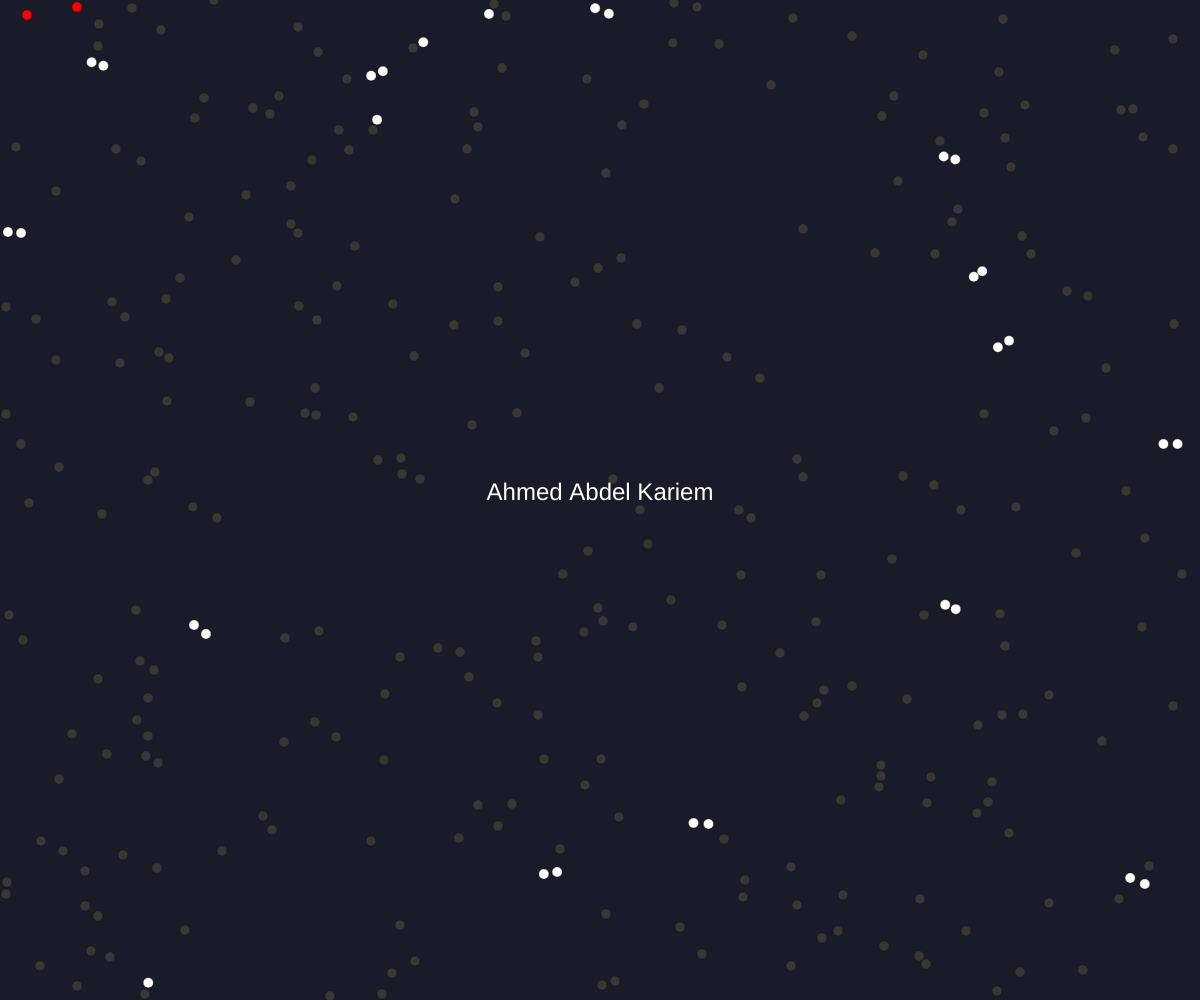
Frame 1 (no input)
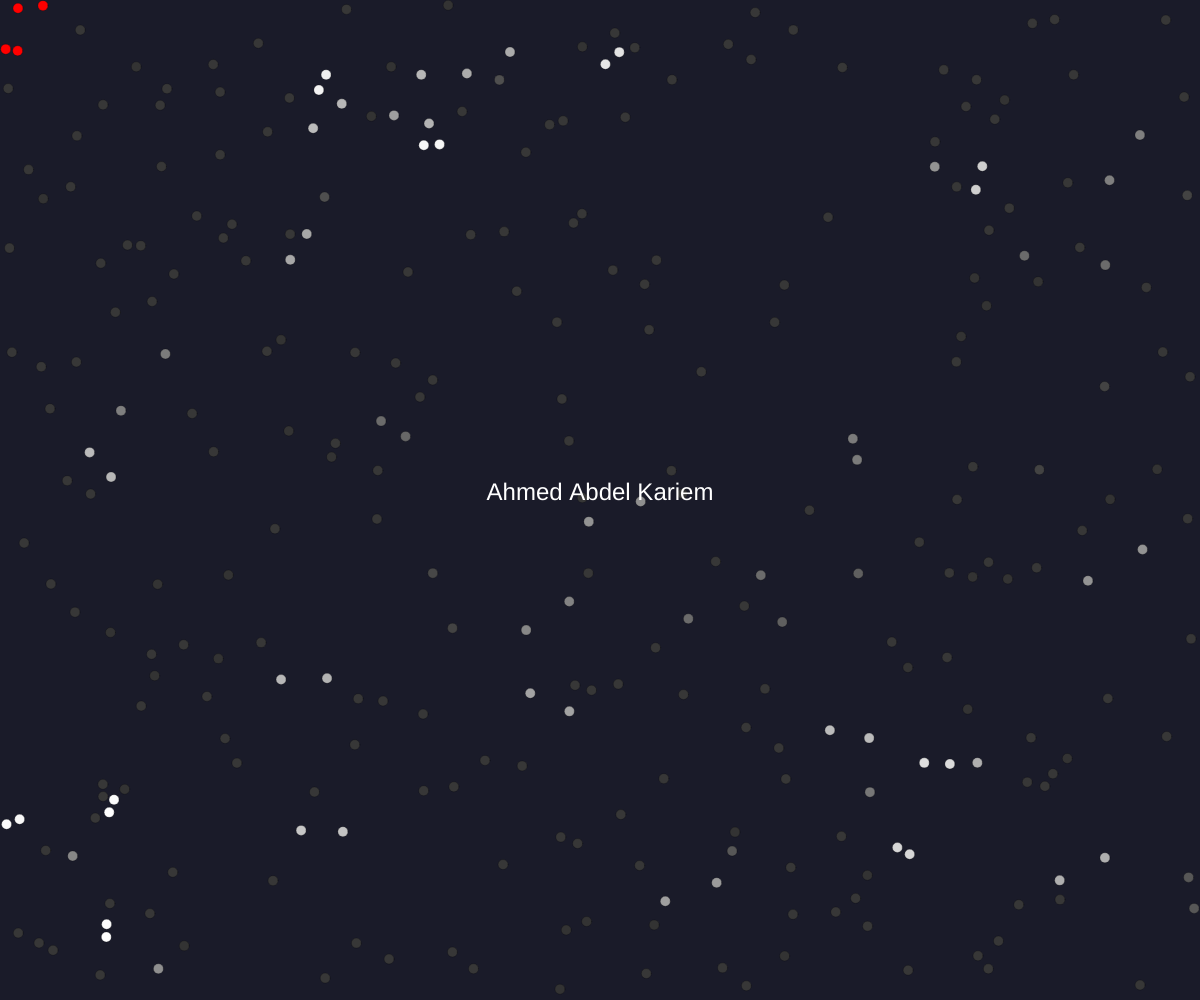
Frame 60 (no input)
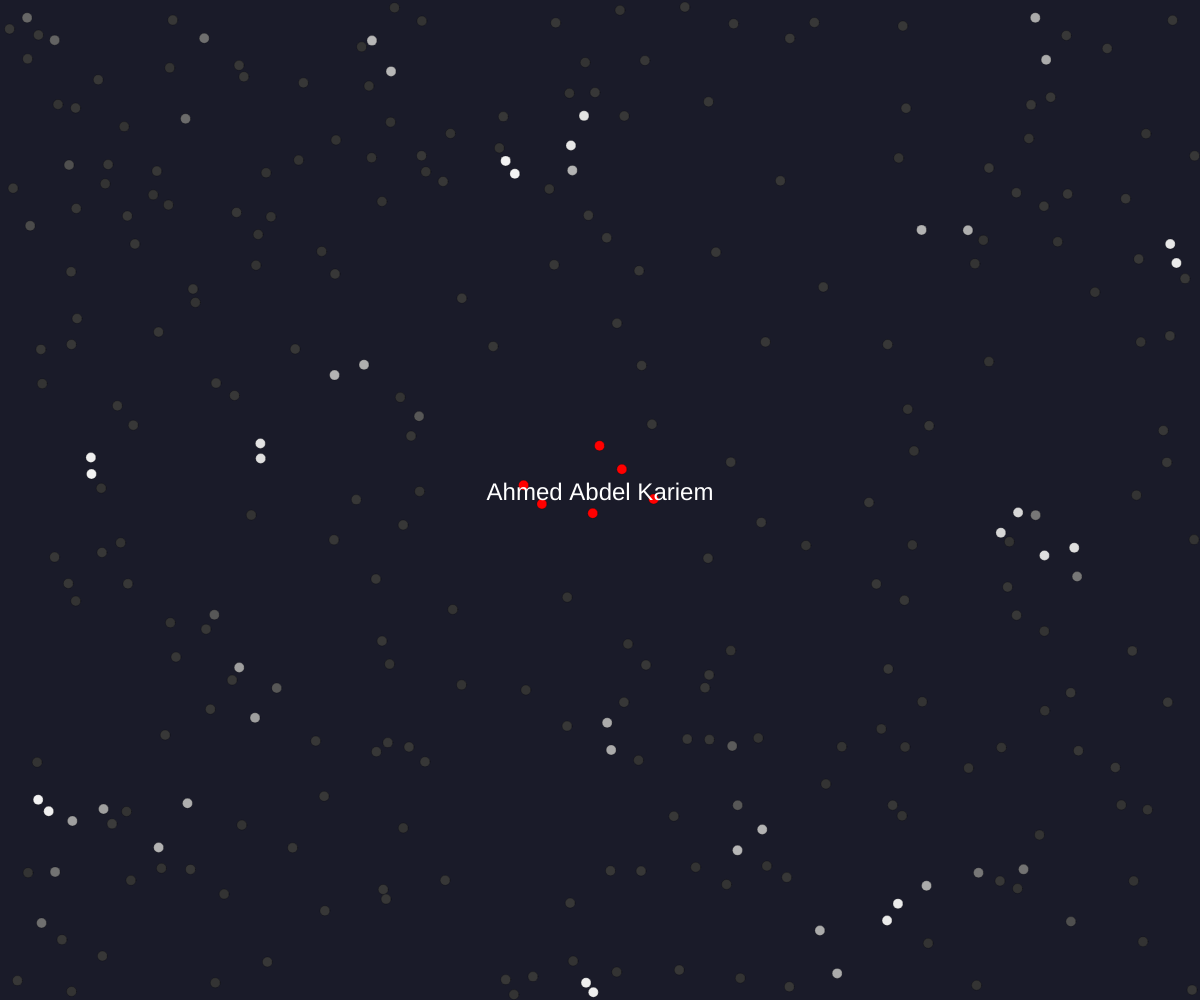
Frame 120 (the mouse pressed at the canvas centre since frame 60)

The p5.js sketch that drew these frames (run headless with seeded random() and noise() and a simulated clock; from frame 60 on, the mouse is pressed at the canvas centre):

// p5.js sketch
// ── sketch.js

let width = innerWidth;
let higth = innerHeight;
const size = 10;
const amount = 300;
const particals = [];

function setup() {
  createCanvas(width, higth);
  for (let i = 0; i < amount; i++) {
    particals.push(new smasher());
  }
}

let May_Collide = [];

function draw() {
  
  background(26, 27, 41);
  
  particals.sort((ball1,ball2)=>{
    return ball1.position.x-ball2.position.x;
  })

  let j;
  
  for(let i = 0; i<particals.length; i++){
    
    
    if (particals[i].color >= 55 && particals[i].color <= 255) { particals[i].color -= 4 }
    // try to use a while loop instead to make it run smoother
    for(j = 0; j<particals.length; j++){
      if(i!=j && abs(particals[i].position.x-particals[j].position.x)<=particals[j].radius + particals[i].radius && particals[j].intersection(particals[i])){
        collision_res(particals[i], particals[j]);
        stack_preventer(particals[i], particals[j]);
      }
    }
    

    mouse_collision_res(particals[i]);
    particals[i].display();
    particals[i].update();
  }
  
  strokeWeight(40);
  fill(255);
  textAlign(CENTER);
  textSize(24);
  textFont("arial");
  text("Ahmed Abdel Kariem", width/2, higth/2);
}

function windowResized() {
  resizeCanvas(innerWidth, innerHeight);
  width=innerWidth;
  height=innerHeight;
}

function collision_res(ball1, ball2) {
  let postPos = p5.Vector.sub(ball1.position, ball2.position);

  let postPosNormalized = postPos.normalize();
  let newSpeed = ball1.velocity.dot(postPosNormalized) - ball2.velocity.dot(postPosNormalized);
  let postVelocity = postPosNormalized.setMag(newSpeed);
  
  ball1.color = 255;
  ball2.color = 255;
  ball1.position.sub(postPos);
  ball2.position.add(postPos);
  ball1.velocity.sub(postVelocity);
  ball2.velocity.add(postVelocity);
}

function stack_preventer(ball1, ball2){
  if(dist(ball1.position.x, ball1.position.y, ball2.position.x, ball2.position.y)<ball1.radius+ball2.radius){
    ball1.position.x-=ball1.radius;
    ball2.position.x+=ball2.radius;
  }
}

function mouse_collision_res(ball){
  let distance = dist(mouseX, mouseY, ball.position.x, ball.position.y);
  grayShade = 0;
  if(distance<=80){
    ball.color=color(255,0,0);
    setTimeout(() => {
      ball.color = color(55);
    }, 500);
  }
}

class smasher {

  constructor() {

    this.position = createVector(parseInt((Math.random() * width) % width), parseInt((Math.random() * height) % height));
    this.velocity = p5.Vector.random2D();
    this.acceleration = createVector();
    this.radius = size / 2;
    this.color = color(55,55,55);

    this.intersection = function (other) {
      let space = dist(this.position.x, this.position.y, other.position.x, other.position.y);
      if (space < this.radius + other.radius) {
        return true;
      }
      return false;
    }
  }

  display() {
    fill(this.color);
    strokeWeight(.20)
    circle(this.position.x, this.position.y, this.radius * 2);
  }

  update() {

    this.position.add(this.velocity);
    this.velocity.add(this.acceleration);

    if (this.position.x < this.radius) {
      this.position.x = this.radius;
      this.velocity.x = -this.velocity.x;
    }

    if (this.position.x > width - this.radius) {
      this.position.x = width - this.radius;
      this.velocity.x = -this.velocity.x;
    }

    if (this.position.y < this.radius) {
      this.position.y = this.radius;
      this.velocity.y = -this.velocity.y;
    }

    if (this.position.y > height - this.radius) {
      this.position.y = height - this.radius;
      this.velocity.y = -this.velocity.y;
    }
  }

}
// ── style.css
html,
body {
  margin: 0;
  padding: 0;
  width: 100vw;
  height: 100vh;
  overflow-x: none;
  overscroll-behavior: none;
}

canvas {
  display: block;
}
